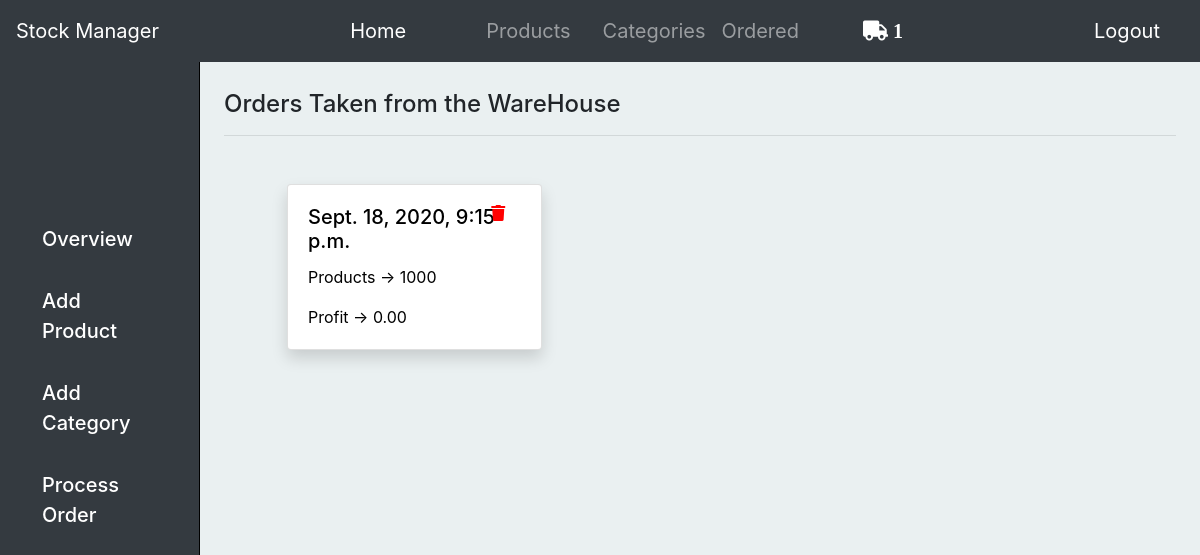
The page /orders/ (signed in) on the database as committed earlier.
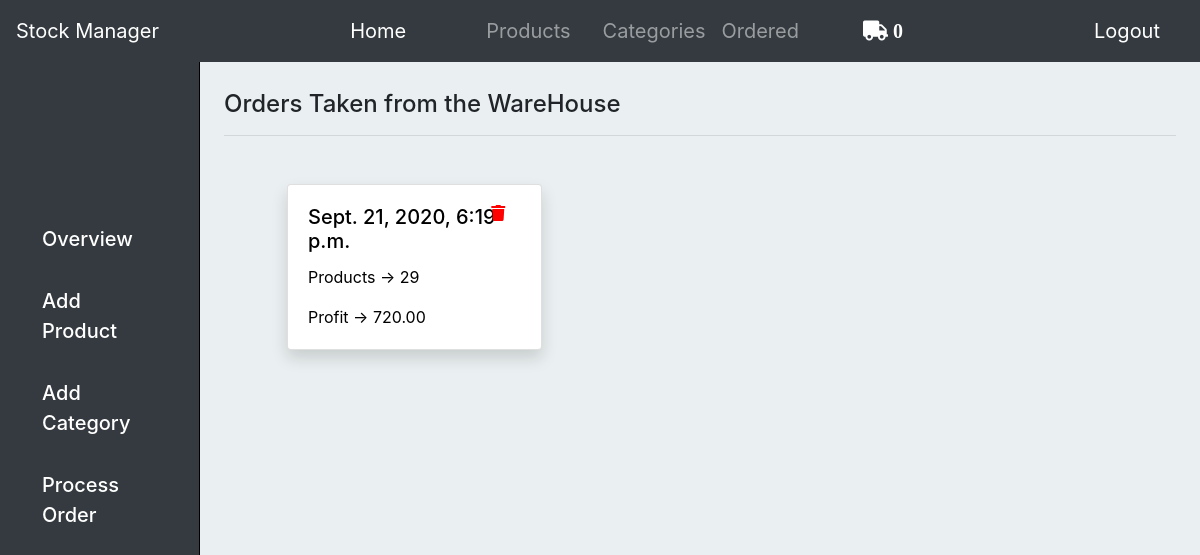
The same page on the database as committed later.
### base/models.py (models this page shows, shortened)
class Order(models.Model):
    user = models.ForeignKey(User, on_delete=models.CASCADE)
    code = models.CharField(max_length=100)
    items = models.ManyToManyField(Item)
    ordered_date = models.DateTimeField(auto_now_add=True)
    ordered = models.BooleanField(default=False)
    def __str__(self):
        return f"{self.user.username} order "
    def order_profit(self):
        total = 0
        for item in self.items.all():
            total += item.get_profit()
        return total
    def total_products(self):
        total = 0
        for item in self.items.all():
            total += item.quantity
        return total

class Item(models.Model):
    user = models.ForeignKey(User, on_delete=models.CASCADE)
    item = models.ForeignKey(Product, on_delete=models.CASCADE)
    quantity = models.IntegerField(default=0)
    ordered = models.BooleanField(default=False)
    def get_profit(self):
        profit = (self.quantity * self.item.unit_quantity * self.item.unit_price) - (self.item.carton_price * self.quantity)
        return profit

class Product(models.Model):
    name = models.CharField(max_length=100)
    category = models.ForeignKey(Category, on_delete=models.CASCADE, null=True, blank=True, related_name='products')
    code = models.CharField(max_length=100)
    quantity = models.IntegerField(default=1)
    carton_price = models.DecimalField(decimal_places=2, default=0.00, max_digits=9)
    unit_price = models.DecimalField(decimal_places=2, default=0.00, max_digits=9)
    unit_quantity = models.IntegerField(default=1)
    status = models.CharField(max_length=100, choices=CHOICES, default="Available")
    owner = models.ForeignKey(User, on_delete=models.CASCADE)

### base/views.py (the view)
# urls.py: path('orders/',views.orders, name="orders"),
def orders(request):
    ordered_orders = Order.objects.filter(ordered=True, user=request.user)
    context ={
        'ordered_orders':ordered_orders
    }
    print(ordered_orders)
    return render(request, 'base/orders.html', context)

### base/templatetags/cart_template_tags.py (called while the page is built)
@register.filter
def cart_item_count(user):
    if user.is_authenticated:
        qs = Order.objects.filter(user=user, ordered=False)
        if qs.exists():
            return qs[0].items.count()
    return 0

### base/templates/base/orders.html
{% extends "base/layout.html" %}
{% load static %}
{% block main %}
<h4 class="h4_head">Orders Taken from the WareHouse</h4>
<hr>
<div class="row ml-5 mr-5 mt-5">
  {% if ordered_orders.count  < 1%}
  <h5 class="h4_head" style="text-align: center; margin-left: auto; margin-right: auto;">No Ordered Item!</h5>
  {% else %}
  {% for item in ordered_orders %}
  <div class="col-sm-4">
    <a href="{% url 'orderdetail' item.id %}" style="color: black; text-decoration: none;">
    <div class="card shadow">
      <div class="card-body">
        <h5 class="card-title">{{item.ordered_date}}</h5>
        <p class="card-text">Products -> {{item.total_products}}</p>
        <p class="card-text">Profit -> {{item.order_profit}}</p>
        <a href="{% url 'orderconfirm' item.id %}"><i class="fas fa-trash prodicon" style="color: red;"></i></a>
      </div>
    </div>
    </a>
  </div>
  {% endfor %}
  {% endif %}
</div>
{% endblock main %}

### base/templates/base/layout.html (shortened to what this page needs)
{% load static %}
{% load cart_template_tags %}
<!DOCTYPE html>
<html>
<head>
    <link rel="stylesheet" href="https://stackpath.bootstrapcdn.com/bootstrap/4.5.2/css/bootstrap.min.css">
    <link rel="stylesheet" type="text/css" href="{% static 'css/style.css' %}">
    <link rel="stylesheet" href="https://use.fontawesome.com/releases/v5.7.0/css/all.css">
</head>
<body style="background-color: #EAF0F1">
    <nav class="navbar navbar-expand-lg navbar-dark bg-dark fixed-top">
    <a class="navbar-brand" href="#">Stock Manager</a>
    <div class="collapse navbar-collapse" id="navbarSupportedContent">
        <ul class="navbar-nav ml-auto mr-auto">
        <li class="nav-item active mr-5">
            <a class="nav-link " href="{% url 'home' %}">Home <span class="sr-only">(current)</span></a>
        </li>
        <li class="nav-item ml-3">
            <a class="nav-link" href="{% url 'product' %}">Products</a>
        </li>
        <li class="nav-item ml-3">
            <a class="nav-link" href="{% url 'category' %}">Categories</a>
        </li>
        <li class="nav-item">
            <a class="nav-link" href="{% url 'orders' %}">Ordered</a>
        </li>
        <li class="nav-item">
            <a class="nav-link" href="{% url 'list' %}"><i class="fas fa-truck ml-5" style="color: white;;">  {{ request.user|cart_item_count }}</i></a>
        </li>
        </ul>
        {% if user.is_authenticated %}
        <a class="nav-link mr-2" href="{% url 'logout' %}">Logout</a>
        {% else %}
        <a class="nav-link mr-2" href="{% url 'login' %}">Login</a>
        {% endif %}
    </div>
    </nav>
    <div class="container-fluid">
    	<div class="row">
    		<div class="col-md-2 bg-dark d-none d-md-block sidebar">
    			<div class="sidebar-left">
    				<ul class="nav flex-column sidebar-nav">
                        <li class="nav-item  mt-3 mr-4 ml-3">
                            <div class="side_nav_div">
                            	<a class="nav-link active" href="{% url 'home' %}">
                               	Overview
                            </a>
                            </div>
                        </li>
                        <li class="nav-item  mt-3 mr-4 ml-3">
                            <div class="side_nav_div">
                            	<a class="nav-link active" href="{% url 'addprod' %}">
                               	Add Product
                            </a>
                            </div >
                        </li>
                        <li class="nav-item  mt-3 mr-4 ml-3">
                            <div class="side_nav_div">
                            	<a class="nav-link active" href="{% url 'addcat' %}">
                               	Add Category
                            </a>
                            </div >
                        </li>
                        <li class="nav-item  mt-3 mr-4 ml-3">
                            <div class="side_nav_div">
                            	<a class="nav-link active" href="#">
                               	Process Order
                            </a>
                            </div>
                        </li>
                    </ul>
    			</div>
    		</div>
    		<main role="main" class="col-md-9 ml-sm-auto col-lg-10 px-4">
    			{% block main %}
                {% endblock main %}
    		</main>
    	</div>
    </div>
</body>
</html>

### base/static/css/style.css (style rules this page uses)
.sidebar { position: fixed; top: 0; bottom: 0; z-index: 100; padding: 200px 0 0 10px; border-right: 1px solid black; }
.sidebar-left { position: sticky; top: 0; height: calc(100vh-70px); }
.sidebar-nav li .nav-link { color: white; font-weight: 500; font-size: 20px; }
nav { font-size: 20px; }
main { padding-top: 90px; }
main .card { margin-bottom: 40px; }
a { color: white; }
.prodicon { position: absolute; width: 20px; height: 20px; right: 30px; top: 20px; }

Rows that differ between the two databases and show on the page:
removed Order: ordered_date "Sept. 18, 2020, 9:15 p.m.", total_products "1000", order_profit "0.00"
added Order: ordered_date "Sept. 21, 2020, 6:19 p.m.", total_products "29", order_profit "720.00"
Other text that changed with them:
{{ request.user|cart_item_count }}: "1" → "0"
